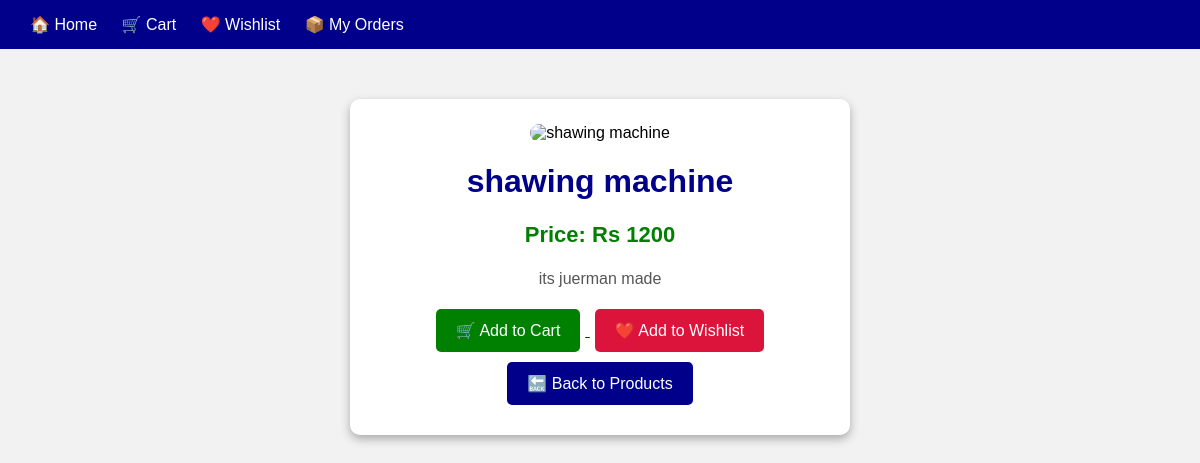
Page /product/3/ on the committed database.
### home/models.py (models this page shows, shortened)
class Product(models.Model):
    name = models.CharField(max_length=100)
    price = models.IntegerField()
    description = models.TextField()
    image = CloudinaryField('image')

### home/views.py (the view)
def product_detail(request, id):
    product = get_object_or_404(Product, id=id)
    return render(request, "home/product_detail.html", {
        "product": product
    })

### home/templates/home/product_detail.html (shortened to what this page needs)
<!DOCTYPE html>
<html>
<head>
</head>
<body>
    <div class="navbar">
        <a href="{% url 'home' %}">🏠 Home</a>
        <a href="{% url 'cart' %}">🛒 Cart</a>
        <a href="{% url 'wishlist' %}">❤️ Wishlist</a>
        <a href="{% url 'orders' %}">📦 My Orders</a>
    </div>
    <div class="product-box">
        <img src="{{ product.image.url }}" alt="{{ product.name }}">
        <h1>{{ product.name }}</h1>
        <p class="price">
            Price: Rs {{ product.price }}
        </p>
        <p class="description">
            {{ product.description }}
        </p>
        <a href="{% url 'add_to_cart' product.id %}">
            <button class="cart-btn">
                🛒 Add to Cart
            </button>
        </a>
        <a href="{% url 'add_to_wishlist' product.id %}">
            <button class="wish-btn">
                ❤️ Add to Wishlist
            </button>
        </a>
        <br>
        <a href="{% url 'home' %}">
            <button class="back-btn">
                🔙 Back to Products
            </button>
        </a>
    </div>
</body>
</html>

### home/templates/home/product_detail.html (style rules this page uses)
body { font-family: Arial; background: #f2f2f2; margin: 0; }
.navbar { background: darkblue; color: white; padding: 15px 30px; }
.navbar a { color: white; text-decoration: none; margin-right: 20px; }
.product-box { background: white; width: 450px; margin: 50px auto; padding: 25px; border-radius: 10px; box-shadow: 0 4px 10px #aaa; text-align: center; }
.product-box img { width: 300px; height: 300px; object-fit: cover; border-radius: 10px; }
h1 { color: darkblue; }
.price { color: green; font-size: 22px; font-weight: bold; }
.description { color: #555; font-size: 16px; }
button { padding: 12px 20px; border: none; border-radius: 5px; color: white; cursor: pointer; font-size: 16px; margin: 5px; }
.cart-btn { background: green; }
.wish-btn { background: crimson; }
.back-btn { background: darkblue; }

### rows in the picture
Product: name "shawing machine", price "1200", description "its juerman made"
